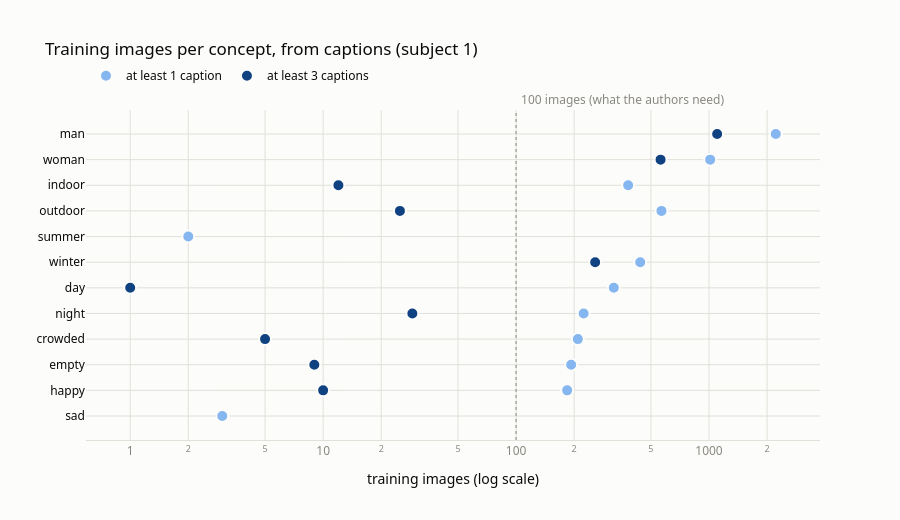

Notebook code cell kept with this figure:
### Code cell
# [2.5.4] Chart: are there enough training images per concept?
plot_table = concept_table.iloc[::-1]   # first concept at the top
series = [
    ("train, >=1 caption", "at least 1 caption", "#86b6ef"),
    ("train, >=3 captions", "at least 3 captions", "#104281"),
]

fig = go.Figure()
for column, label, color in series:
    values = plot_table[column].where(plot_table[column] > 0)   # 0 cannot be drawn on a log axis
    fig.add_scatter(
        x=values,
        y=plot_table.index,
        mode="markers",
        name=label,
        marker=dict(color=color, size=12, line=dict(color=SURFACE, width=2)),
        hovertemplate="%{y}: %{x} training images (" + label + ")<extra></extra>",
    )

fig.add_vline(x=100, line=dict(color=MUTED, dash="dot", width=1))
fig.add_annotation(x=2, y=1.0, yref="paper", yanchor="bottom", xanchor="left", showarrow=False,
                   text=" 100 images (what the authors need)", font=dict(color=MUTED, size=12))

style(fig,
      title="Training images per concept, from captions (subject 1)",
      xaxis_title="training images (log scale)",
      yaxis_title="")
fig.update_layout(height=520, margin=dict(t=110),
                  legend=dict(orientation="h", yanchor="bottom", y=1.06, x=0))
fig.update_xaxes(type="log", showgrid=True, gridcolor=GRID)
fig.update_yaxes(showgrid=True, gridcolor=GRID, tickfont_color=INK)
fig.show()

### Figure 1 — Plotly figure (JSON) as saved in the notebook; plotly's stock layout.template omitted (floating-point values rounded to 4 significant figures)
{"data": [{"hovertemplate": "%{y}: %{x} training images (at least 1 caption)<extra></extra>", "marker": {"color": "#86b6ef", "line": {"color": "#fcfcfb", "width": 2}, "size": 12}, "mode": "markers", "name": "at least 1 caption", "type": "scatter", "x": [3, 184, 193, 209, 224, 321, 440, 2, 567, 381, 1014, 2219], "y": ["sad", "happy", "empty", "crowded", "night", "day", "winter", "summer", "outdoor", "indoor", "woman", "man"]}, {"hovertemplate": "%{y}: %{x} training images (at least 3 captions)<extra></extra>", "marker": {"color": "#104281", "line": {"color": "#fcfcfb", "width": 2}, "size": 12}, "mode": "markers", "name": "at least 3 captions", "type": "scatter", "x": [NaN, 10.0, 9.0, 5.0, 29.0, 1.0, 257.0, NaN, 25.0, 12.0, 561.0, 1102.0], "y": ["sad", "happy", "empty", "crowded", "night", "day", "winter", "summer", "outdoor", "indoor", "woman", "man"]}], "layout": {"annotations": [{"font": {"color": "#898781", "size": 12}, "showarrow": false, "text": " 100 images (what the authors need)", "x": 2, "xanchor": "left", "y": 1, "yanchor": "bottom", "yref": "paper"}], "font": {"color": "#0b0b0b", "family": "system-ui, 'Segoe UI', sans-serif"}, "height": 520, "legend": {"orientation": "h", "x": 0, "y": 1.06, "yanchor": "bottom"}, "margin": {"t": 110}, "paper_bgcolor": "#fcfcfb", "plot_bgcolor": "#fcfcfb", "shapes": [{"line": {"color": "#898781", "dash": "dot", "width": 1}, "type": "line", "x0": 100, "x1": 100, "xref": "x", "y0": 0, "y1": 1, "yref": "y domain"}], "title": {"text": "Training images per concept, from captions (subject 1)"}, "xaxis": {"gridcolor": "#e1e0d9", "linecolor": "#e1e0d9", "showgrid": true, "tickfont": {"color": "#898781"}, "title": {"text": "training images (log scale)"}, "type": "log"}, "yaxis": {"gridcolor": "#e1e0d9", "showgrid": true, "tickfont": {"color": "#0b0b0b"}, "title": {"text": ""}, "zeroline": false}}}
